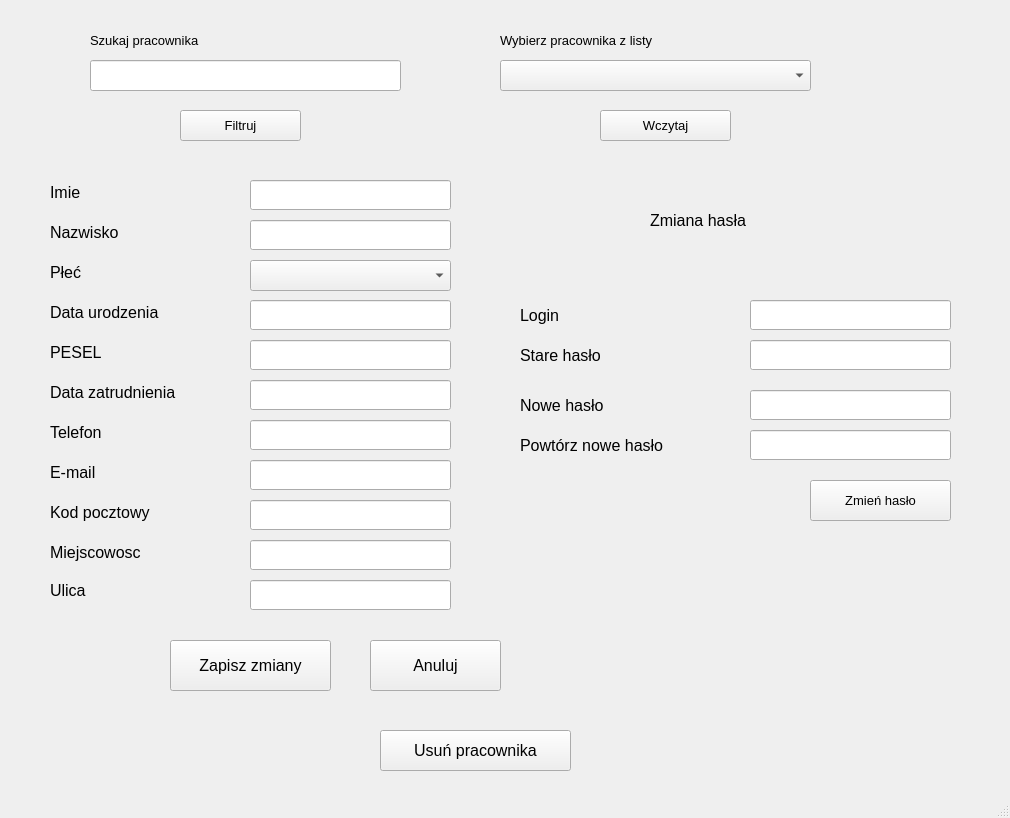
<?xml version="1.0" encoding="UTF-8"?>
<ui version="4.0">
 <class>MainWindow</class>
 <widget class="QMainWindow" name="MainWindow">
  <property name="geometry">
   <rect>
    <x>0</x>
    <y>0</y>
    <width>1010</width>
    <height>818</height>
   </rect>
  </property>
  <property name="windowTitle">
   <string>MainWindow</string>
  </property>
  <widget class="QWidget" name="centralwidget">
   <widget class="QPushButton" name="pushButtonSaveChanges">
    <property name="geometry">
     <rect>
      <x>170</x>
      <y>640</y>
      <width>161</width>
      <height>51</height>
     </rect>
    </property>
    <property name="font">
     <font>
      <pointsize>12</pointsize>
     </font>
    </property>
    <property name="text">
     <string>Zapisz zmiany</string>
    </property>
   </widget>
   <widget class="QPushButton" name="pushButtonAbort">
    <property name="geometry">
     <rect>
      <x>370</x>
      <y>640</y>
      <width>131</width>
      <height>51</height>
     </rect>
    </property>
    <property name="font">
     <font>
      <pointsize>12</pointsize>
     </font>
    </property>
    <property name="text">
     <string>Anuluj</string>
    </property>
   </widget>
   <widget class="QLineEdit" name="nameLineEdit">
    <property name="geometry">
     <rect>
      <x>250</x>
      <y>180</y>
      <width>201</width>
      <height>30</height>
     </rect>
    </property>
    <property name="font">
     <font>
      <pointsize>12</pointsize>
     </font>
    </property>
   </widget>
   <widget class="QLineEdit" name="surnameLineEdit">
    <property name="geometry">
     <rect>
      <x>250</x>
      <y>220</y>
      <width>201</width>
      <height>30</height>
     </rect>
    </property>
    <property name="font">
     <font>
      <pointsize>12</pointsize>
     </font>
    </property>
   </widget>
   <widget class="QLineEdit" name="peselLineEdit">
    <property name="geometry">
     <rect>
      <x>250</x>
      <y>340</y>
      <width>201</width>
      <height>30</height>
     </rect>
    </property>
    <property name="font">
     <font>
      <pointsize>12</pointsize>
     </font>
    </property>
   </widget>
   <widget class="QLabel" name="nameLabel">
    <property name="geometry">
     <rect>
      <x>50</x>
      <y>180</y>
      <width>160</width>
      <height>24</height>
     </rect>
    </property>
    <property name="font">
     <font>
      <pointsize>12</pointsize>
     </font>
    </property>
    <property name="text">
     <string>Imie</string>
    </property>
   </widget>
   <widget class="QLabel" name="surnameLabel">
    <property name="geometry">
     <rect>
      <x>50</x>
      <y>220</y>
      <width>160</width>
      <height>24</height>
     </rect>
    </property>
    <property name="font">
     <font>
      <pointsize>12</pointsize>
     </font>
    </property>
    <property name="text">
     <string>Nazwisko</string>
    </property>
   </widget>
   <widget class="QLineEdit" name="phoneLineEdit">
    <property name="geometry">
     <rect>
      <x>250</x>
      <y>420</y>
      <width>201</width>
      <height>30</height>
     </rect>
    </property>
    <property name="font">
     <font>
      <pointsize>12</pointsize>
     </font>
    </property>
   </widget>
   <widget class="QLineEdit" name="emailLineEdit">
    <property name="geometry">
     <rect>
      <x>250</x>
      <y>460</y>
      <width>201</width>
      <height>30</height>
     </rect>
    </property>
    <property name="font">
     <font>
      <pointsize>12</pointsize>
     </font>
    </property>
   </widget>
   <widget class="QLineEdit" name="cityCodeLineEdit">
    <property name="geometry">
     <rect>
      <x>250</x>
      <y>500</y>
      <width>201</width>
      <height>30</height>
     </rect>
    </property>
    <property name="font">
     <font>
      <pointsize>12</pointsize>
     </font>
    </property>
   </widget>
   <widget class="QLineEdit" name="cityLineEdit">
    <property name="geometry">
     <rect>
      <x>250</x>
      <y>540</y>
      <width>201</width>
      <height>30</height>
     </rect>
    </property>
    <property name="font">
     <font>
      <pointsize>12</pointsize>
     </font>
    </property>
   </widget>
   <widget class="QLineEdit" name="streetLineEdit">
    <property name="geometry">
     <rect>
      <x>250</x>
      <y>580</y>
      <width>201</width>
      <height>30</height>
     </rect>
    </property>
    <property name="font">
     <font>
      <pointsize>12</pointsize>
     </font>
    </property>
   </widget>
   <widget class="QLabel" name="peselLabel">
    <property name="geometry">
     <rect>
      <x>50</x>
      <y>340</y>
      <width>160</width>
      <height>24</height>
     </rect>
    </property>
    <property name="font">
     <font>
      <pointsize>12</pointsize>
     </font>
    </property>
    <property name="text">
     <string>PESEL</string>
    </property>
   </widget>
   <widget class="QLabel" name="sexLabel">
    <property name="geometry">
     <rect>
      <x>50</x>
      <y>260</y>
      <width>160</width>
      <height>24</height>
     </rect>
    </property>
    <property name="font">
     <font>
      <pointsize>12</pointsize>
     </font>
    </property>
    <property name="text">
     <string>Płeć</string>
    </property>
   </widget>
   <widget class="QLabel" name="phoneLabel">
    <property name="geometry">
     <rect>
      <x>50</x>
      <y>420</y>
      <width>160</width>
      <height>24</height>
     </rect>
    </property>
    <property name="font">
     <font>
      <pointsize>12</pointsize>
     </font>
    </property>
    <property name="text">
     <string>Telefon</string>
    </property>
   </widget>
   <widget class="QLabel" name="emailLabel">
    <property name="geometry">
     <rect>
      <x>50</x>
      <y>460</y>
      <width>160</width>
      <height>24</height>
     </rect>
    </property>
    <property name="font">
     <font>
      <pointsize>12</pointsize>
     </font>
    </property>
    <property name="text">
     <string>E-mail</string>
    </property>
   </widget>
   <widget class="QLabel" name="cityCodeLabel">
    <property name="geometry">
     <rect>
      <x>50</x>
      <y>500</y>
      <width>160</width>
      <height>24</height>
     </rect>
    </property>
    <property name="font">
     <font>
      <pointsize>12</pointsize>
     </font>
    </property>
    <property name="text">
     <string>Kod pocztowy</string>
    </property>
   </widget>
   <widget class="QLabel" name="cityLabel">
    <property name="geometry">
     <rect>
      <x>50</x>
      <y>540</y>
      <width>160</width>
      <height>24</height>
     </rect>
    </property>
    <property name="font">
     <font>
      <pointsize>12</pointsize>
     </font>
    </property>
    <property name="text">
     <string>Miejscowosc</string>
    </property>
   </widget>
   <widget class="QLabel" name="streetLabel">
    <property name="geometry">
     <rect>
      <x>50</x>
      <y>580</y>
      <width>160</width>
      <height>21</height>
     </rect>
    </property>
    <property name="font">
     <font>
      <pointsize>12</pointsize>
     </font>
    </property>
    <property name="text">
     <string>Ulica</string>
    </property>
   </widget>
   <widget class="QLineEdit" name="birthDateLineEdit">
    <property name="geometry">
     <rect>
      <x>250</x>
      <y>300</y>
      <width>201</width>
      <height>30</height>
     </rect>
    </property>
    <property name="font">
     <font>
      <pointsize>12</pointsize>
     </font>
    </property>
   </widget>
   <widget class="QLabel" name="birthDateLabel">
    <property name="geometry">
     <rect>
      <x>50</x>
      <y>300</y>
      <width>160</width>
      <height>24</height>
     </rect>
    </property>
    <property name="font">
     <font>
      <pointsize>12</pointsize>
     </font>
    </property>
    <property name="text">
     <string>Data urodzenia</string>
    </property>
   </widget>
   <widget class="QComboBox" name="userToEditComboBox">
    <property name="geometry">
     <rect>
      <x>500</x>
      <y>60</y>
      <width>311</width>
      <height>31</height>
     </rect>
    </property>
    <property name="font">
     <font>
      <pointsize>12</pointsize>
     </font>
    </property>
   </widget>
   <widget class="QLabel" name="choosePatientLabel">
    <property name="geometry">
     <rect>
      <x>500</x>
      <y>30</y>
      <width>211</width>
      <height>21</height>
     </rect>
    </property>
    <property name="font">
     <font>
      <pointsize>10</pointsize>
     </font>
    </property>
    <property name="text">
     <string>Wybierz pracownika z listy</string>
    </property>
   </widget>
   <widget class="QLineEdit" name="filterToEditLineEdit">
    <property name="geometry">
     <rect>
      <x>90</x>
      <y>60</y>
      <width>311</width>
      <height>31</height>
     </rect>
    </property>
   </widget>
   <widget class="QLabel" name="seekPatientLabel">
    <property name="geometry">
     <rect>
      <x>90</x>
      <y>30</y>
      <width>151</width>
      <height>21</height>
     </rect>
    </property>
    <property name="font">
     <font>
      <pointsize>10</pointsize>
     </font>
    </property>
    <property name="text">
     <string>Szukaj pracownika</string>
    </property>
   </widget>
   <widget class="QPushButton" name="pushButtonFilterEditUser">
    <property name="geometry">
     <rect>
      <x>180</x>
      <y>110</y>
      <width>121</width>
      <height>31</height>
     </rect>
    </property>
    <property name="font">
     <font>
      <pointsize>10</pointsize>
     </font>
    </property>
    <property name="text">
     <string>Filtruj</string>
    </property>
   </widget>
   <widget class="QPushButton" name="pushButtonLoadToEditUser">
    <property name="geometry">
     <rect>
      <x>600</x>
      <y>110</y>
      <width>131</width>
      <height>31</height>
     </rect>
    </property>
    <property name="font">
     <font>
      <pointsize>10</pointsize>
     </font>
    </property>
    <property name="text">
     <string>Wczytaj</string>
    </property>
   </widget>
   <widget class="QPushButton" name="pushButtonDeleteUser">
    <property name="geometry">
     <rect>
      <x>380</x>
      <y>730</y>
      <width>191</width>
      <height>41</height>
     </rect>
    </property>
    <property name="font">
     <font>
      <pointsize>12</pointsize>
     </font>
    </property>
    <property name="text">
     <string>Usuń pracownika</string>
    </property>
   </widget>
   <widget class="QLineEdit" name="hireDateLineEdit">
    <property name="geometry">
     <rect>
      <x>250</x>
      <y>380</y>
      <width>201</width>
      <height>30</height>
     </rect>
    </property>
    <property name="font">
     <font>
      <pointsize>12</pointsize>
     </font>
    </property>
   </widget>
   <widget class="QLabel" name="hireDateLabel">
    <property name="geometry">
     <rect>
      <x>50</x>
      <y>380</y>
      <width>160</width>
      <height>24</height>
     </rect>
    </property>
    <property name="font">
     <font>
      <pointsize>12</pointsize>
     </font>
    </property>
    <property name="text">
     <string>Data zatrudnienia</string>
    </property>
   </widget>
   <widget class="QLabel" name="oldPasswordLabel">
    <property name="geometry">
     <rect>
      <x>520</x>
      <y>340</y>
      <width>201</width>
      <height>31</height>
     </rect>
    </property>
    <property name="font">
     <font>
      <pointsize>12</pointsize>
     </font>
    </property>
    <property name="text">
     <string>Stare hasło</string>
    </property>
   </widget>
   <widget class="QLineEdit" name="newPassLineEdit">
    <property name="geometry">
     <rect>
      <x>750</x>
      <y>390</y>
      <width>201</width>
      <height>30</height>
     </rect>
    </property>
    <property name="font">
     <font>
      <pointsize>12</pointsize>
     </font>
    </property>
   </widget>
   <widget class="QLineEdit" name="newPassRepeatLineEdit">
    <property name="geometry">
     <rect>
      <x>750</x>
      <y>430</y>
      <width>201</width>
      <height>30</height>
     </rect>
    </property>
    <property name="font">
     <font>
      <pointsize>12</pointsize>
     </font>
    </property>
   </widget>
   <widget class="QLabel" name="newPasswordRepeatLabel">
    <property name="geometry">
     <rect>
      <x>520</x>
      <y>430</y>
      <width>201</width>
      <height>31</height>
     </rect>
    </property>
    <property name="font">
     <font>
      <pointsize>12</pointsize>
     </font>
    </property>
    <property name="text">
     <string>Powtórz nowe hasło</string>
    </property>
   </widget>
   <widget class="QLineEdit" name="oldPassLineEdit">
    <property name="geometry">
     <rect>
      <x>750</x>
      <y>340</y>
      <width>201</width>
      <height>30</height>
     </rect>
    </property>
    <property name="font">
     <font>
      <pointsize>12</pointsize>
     </font>
    </property>
   </widget>
   <widget class="QLabel" name="newPasswordLabel">
    <property name="geometry">
     <rect>
      <x>520</x>
      <y>390</y>
      <width>201</width>
      <height>31</height>
     </rect>
    </property>
    <property name="font">
     <font>
      <pointsize>12</pointsize>
     </font>
    </property>
    <property name="text">
     <string>Nowe hasło</string>
    </property>
   </widget>
   <widget class="QLabel" name="label">
    <property name="geometry">
     <rect>
      <x>650</x>
      <y>200</y>
      <width>131</width>
      <height>41</height>
     </rect>
    </property>
    <property name="font">
     <font>
      <pointsize>12</pointsize>
     </font>
    </property>
    <property name="text">
     <string>Zmiana hasła</string>
    </property>
   </widget>
   <widget class="QComboBox" name="sexComboBox">
    <property name="geometry">
     <rect>
      <x>250</x>
      <y>260</y>
      <width>201</width>
      <height>31</height>
     </rect>
    </property>
   </widget>
   <widget class="QPushButton" name="pushButtonChangePass">
    <property name="geometry">
     <rect>
      <x>810</x>
      <y>480</y>
      <width>141</width>
      <height>41</height>
     </rect>
    </property>
    <property name="font">
     <font>
      <pointsize>10</pointsize>
     </font>
    </property>
    <property name="text">
     <string>Zmień hasło</string>
    </property>
   </widget>
   <widget class="QLabel" name="loginLabel">
    <property name="geometry">
     <rect>
      <x>520</x>
      <y>300</y>
      <width>201</width>
      <height>31</height>
     </rect>
    </property>
    <property name="font">
     <font>
      <pointsize>12</pointsize>
     </font>
    </property>
    <property name="text">
     <string>Login</string>
    </property>
   </widget>
   <widget class="QLineEdit" name="loginLineEdit">
    <property name="geometry">
     <rect>
      <x>750</x>
      <y>300</y>
      <width>201</width>
      <height>30</height>
     </rect>
    </property>
    <property name="font">
     <font>
      <pointsize>12</pointsize>
     </font>
    </property>
   </widget>
   <zorder>pushButtonSaveChanges</zorder>
   <zorder>pushButtonAbort</zorder>
   <zorder>nameLineEdit</zorder>
   <zorder>peselLineEdit</zorder>
   <zorder>nameLabel</zorder>
   <zorder>surnameLabel</zorder>
   <zorder>phoneLineEdit</zorder>
   <zorder>emailLineEdit</zorder>
   <zorder>cityCodeLineEdit</zorder>
   <zorder>cityLineEdit</zorder>
   <zorder>streetLineEdit</zorder>
   <zorder>peselLabel</zorder>
   <zorder>sexLabel</zorder>
   <zorder>phoneLabel</zorder>
   <zorder>emailLabel</zorder>
   <zorder>cityCodeLabel</zorder>
   <zorder>cityLabel</zorder>
   <zorder>streetLabel</zorder>
   <zorder>birthDateLineEdit</zorder>
   <zorder>birthDateLabel</zorder>
   <zorder>surnameLineEdit</zorder>
   <zorder>userToEditComboBox</zorder>
   <zorder>choosePatientLabel</zorder>
   <zorder>filterToEditLineEdit</zorder>
   <zorder>seekPatientLabel</zorder>
   <zorder>pushButtonFilterEditUser</zorder>
   <zorder>pushButtonLoadToEditUser</zorder>
   <zorder>pushButtonDeleteUser</zorder>
   <zorder>hireDateLineEdit</zorder>
   <zorder>hireDateLabel</zorder>
   <zorder>oldPasswordLabel</zorder>
   <zorder>newPassLineEdit</zorder>
   <zorder>newPassRepeatLineEdit</zorder>
   <zorder>newPasswordRepeatLabel</zorder>
   <zorder>oldPassLineEdit</zorder>
   <zorder>newPasswordLabel</zorder>
   <zorder>label</zorder>
   <zorder>sexComboBox</zorder>
   <zorder>pushButtonChangePass</zorder>
   <zorder>loginLabel</zorder>
   <zorder>loginLineEdit</zorder>
  </widget>
  <widget class="QMenuBar" name="menubar">
   <property name="geometry">
    <rect>
     <x>0</x>
     <y>0</y>
     <width>1010</width>
     <height>21</height>
    </rect>
   </property>
  </widget>
  <widget class="QStatusBar" name="statusbar"/>
 </widget>
 <tabstops>
  <tabstop>filterToEditLineEdit</tabstop>
  <tabstop>pushButtonFilterEditUser</tabstop>
  <tabstop>userToEditComboBox</tabstop>
  <tabstop>pushButtonLoadToEditUser</tabstop>
  <tabstop>nameLineEdit</tabstop>
  <tabstop>surnameLineEdit</tabstop>
  <tabstop>sexComboBox</tabstop>
  <tabstop>birthDateLineEdit</tabstop>
  <tabstop>peselLineEdit</tabstop>
  <tabstop>hireDateLineEdit</tabstop>
  <tabstop>phoneLineEdit</tabstop>
  <tabstop>emailLineEdit</tabstop>
  <tabstop>cityCodeLineEdit</tabstop>
  <tabstop>cityLineEdit</tabstop>
  <tabstop>streetLineEdit</tabstop>
  <tabstop>pushButtonSaveChanges</tabstop>
  <tabstop>pushButtonAbort</tabstop>
  <tabstop>pushButtonDeleteUser</tabstop>
  <tabstop>loginLineEdit</tabstop>
  <tabstop>oldPassLineEdit</tabstop>
  <tabstop>newPassLineEdit</tabstop>
  <tabstop>newPassRepeatLineEdit</tabstop>
  <tabstop>pushButtonChangePass</tabstop>
 </tabstops>
 <resources/>
 <connections/>
</ui>
